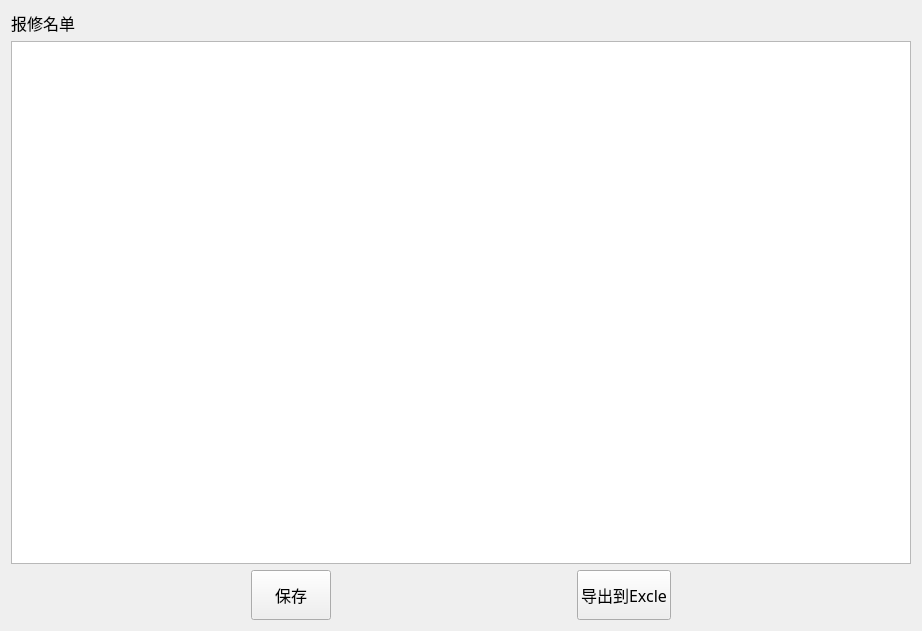
<?xml version="1.0" encoding="UTF-8"?>
<ui version="4.0">
 <class>W_Baoxiu</class>
 <widget class="QWidget" name="W_Baoxiu">
  <property name="geometry">
   <rect>
    <x>0</x>
    <y>0</y>
    <width>922</width>
    <height>631</height>
   </rect>
  </property>
  <property name="windowTitle">
   <string>Form</string>
  </property>
  <layout class="QGridLayout" name="gridLayout">
   <item row="0" column="0">
    <layout class="QVBoxLayout" name="verticalLayout_2" stretch="10,1">
     <item>
      <layout class="QVBoxLayout" name="verticalLayout">
       <item>
        <widget class="QLabel" name="label_2">
         <property name="font">
          <font>
           <family>Agency FB</family>
           <pointsize>12</pointsize>
          </font>
         </property>
         <property name="text">
          <string>报修名单</string>
         </property>
        </widget>
       </item>
       <item>
        <widget class="QTableView" name="tableView"/>
       </item>
      </layout>
     </item>
     <item>
      <layout class="QHBoxLayout" name="horizontalLayout">
       <item>
        <spacer name="horizontalSpacer">
         <property name="orientation">
          <enum>Qt::Horizontal</enum>
         </property>
         <property name="sizeHint" stdset="0">
          <size>
           <width>40</width>
           <height>20</height>
          </size>
         </property>
        </spacer>
       </item>
       <item>
        <widget class="QPushButton" name="pushButton">
         <property name="minimumSize">
          <size>
           <width>0</width>
           <height>50</height>
          </size>
         </property>
         <property name="font">
          <font>
           <family>Agency FB</family>
           <pointsize>12</pointsize>
          </font>
         </property>
         <property name="text">
          <string>保存</string>
         </property>
        </widget>
       </item>
       <item>
        <spacer name="horizontalSpacer_2">
         <property name="orientation">
          <enum>Qt::Horizontal</enum>
         </property>
         <property name="sizeHint" stdset="0">
          <size>
           <width>40</width>
           <height>20</height>
          </size>
         </property>
        </spacer>
       </item>
       <item>
        <widget class="QPushButton" name="pushButton_2">
         <property name="minimumSize">
          <size>
           <width>0</width>
           <height>50</height>
          </size>
         </property>
         <property name="font">
          <font>
           <family>Agency FB</family>
           <pointsize>12</pointsize>
          </font>
         </property>
         <property name="text">
          <string>导出到Excle</string>
         </property>
        </widget>
       </item>
       <item>
        <spacer name="horizontalSpacer_3">
         <property name="orientation">
          <enum>Qt::Horizontal</enum>
         </property>
         <property name="sizeHint" stdset="0">
          <size>
           <width>40</width>
           <height>20</height>
          </size>
         </property>
        </spacer>
       </item>
      </layout>
     </item>
    </layout>
   </item>
  </layout>
 </widget>
 <resources/>
 <connections/>
</ui>
